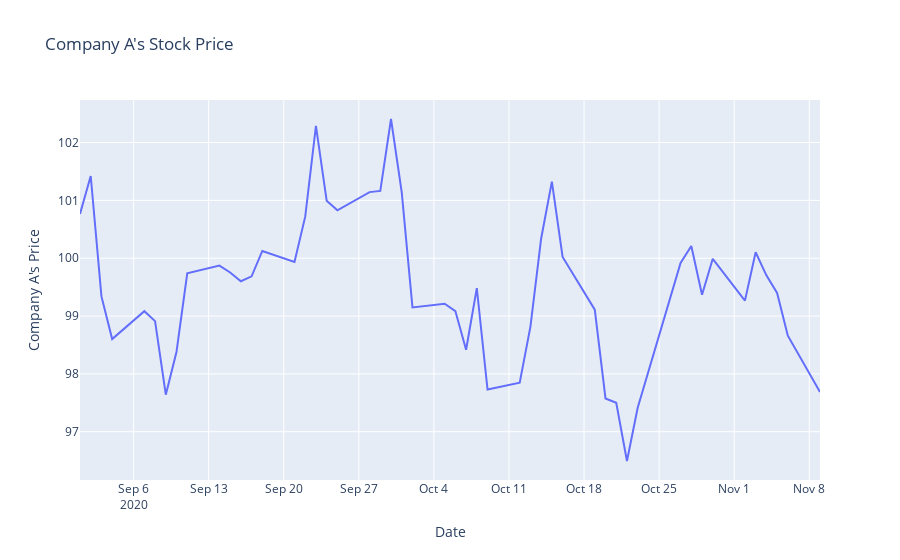

Notebook cell for this chart:
### Code cell
import plotly.express as px
import pandas as pd
import numpy as np

returns = np.random.randn(50)
price = 100 + np.cumsum(returns)
dates = pd.date_range(start='2020-09-01', periods=50, freq='B')
df = pd.DataFrame(zip(dates, price), columns=['Date', 'Company_A'])

fig = px.line(df, x='Date', y='Company_A', title="Company A's Stock Price")

fig.update_layout(
    xaxis_title="Date",
    yaxis_title="Company A's Price"
)

fig.show()

### Figure 1 — Plotly figure (JSON) as saved in the notebook; plotly's stock layout.template omitted (floating-point values rounded to 4 significant figures)
{"data": [{"hovertemplate": "Date=%{x}<br>Company_A=%{y}<extra></extra>", "legendgroup": "", "line": {"color": "#636efa", "dash": "solid"}, "marker": {"symbol": "circle"}, "mode": "lines", "name": "", "orientation": "v", "showlegend": false, "type": "scatter", "x": ["2020-09-01T00:00:00", "2020-09-02T00:00:00", "2020-09-03T00:00:00", "2020-09-04T00:00:00", "2020-09-07T00:00:00", "2020-09-08T00:00:00", "2020-09-09T00:00:00", "2020-09-10T00:00:00", "2020-09-11T00:00:00", "2020-09-14T00:00:00", "2020-09-15T00:00:00", "2020-09-16T00:00:00", "2020-09-17T00:00:00", "2020-09-18T00:00:00", "2020-09-21T00:00:00", "2020-09-22T00:00:00", "2020-09-23T00:00:00", "2020-09-24T00:00:00", "2020-09-25T00:00:00", "2020-09-28T00:00:00", "2020-09-29T00:00:00", "2020-09-30T00:00:00", "2020-10-01T00:00:00", "2020-10-02T00:00:00", "2020-10-05T00:00:00", "2020-10-06T00:00:00", "2020-10-07T00:00:00", "2020-10-08T00:00:00", "2020-10-09T00:00:00", "2020-10-12T00:00:00", "2020-10-13T00:00:00", "2020-10-14T00:00:00", "2020-10-15T00:00:00", "2020-10-16T00:00:00", "2020-10-19T00:00:00", "2020-10-20T00:00:00", "2020-10-21T00:00:00", "2020-10-22T00:00:00", "2020-10-23T00:00:00", "2020-10-26T00:00:00", "2020-10-27T00:00:00", "2020-10-28T00:00:00", "2020-10-29T00:00:00", "2020-10-30T00:00:00", "2020-11-02T00:00:00", "2020-11-03T00:00:00", "2020-11-04T00:00:00", "2020-11-05T00:00:00", "2020-11-06T00:00:00", "2020-11-09T00:00:00"], "xaxis": "x", "y": [100.8, 101.4, 99.34, 98.6, 99.08, 98.91, 97.64, 98.38, 99.74, 99.87, 99.75, 99.6, 99.69, 100.1, 99.94, 100.7, 102.3, 101.0, 100.8, 101.1, 101.2, 102.4, 101.1, 99.15, 99.21, 99.09, 98.42, 99.48, 97.73, 97.85, 98.82, 100.3, 101.3, 100.0, 99.11, 97.57, 97.5, 96.49, 97.42, 99.28, 99.92, 100.2, 99.37, 99.99, 99.27, 100.1, 99.7, 99.4, 98.66, 97.68], "yaxis": "y"}], "layout": {"autosize": true, "legend": {"tracegroupgap": 0}, "title": {"text": "Company A's Stock Price"}, "xaxis": {"anchor": "y", "autorange": true, "domain": [0, 1], "range": ["2020-09-01", "2020-11-09"], "title": {"text": "Date"}, "type": "date"}, "yaxis": {"anchor": "x", "autorange": true, "domain": [0, 1], "range": [96.17, 102.7], "title": {"text": "Company A's Price"}, "type": "linear"}}}
